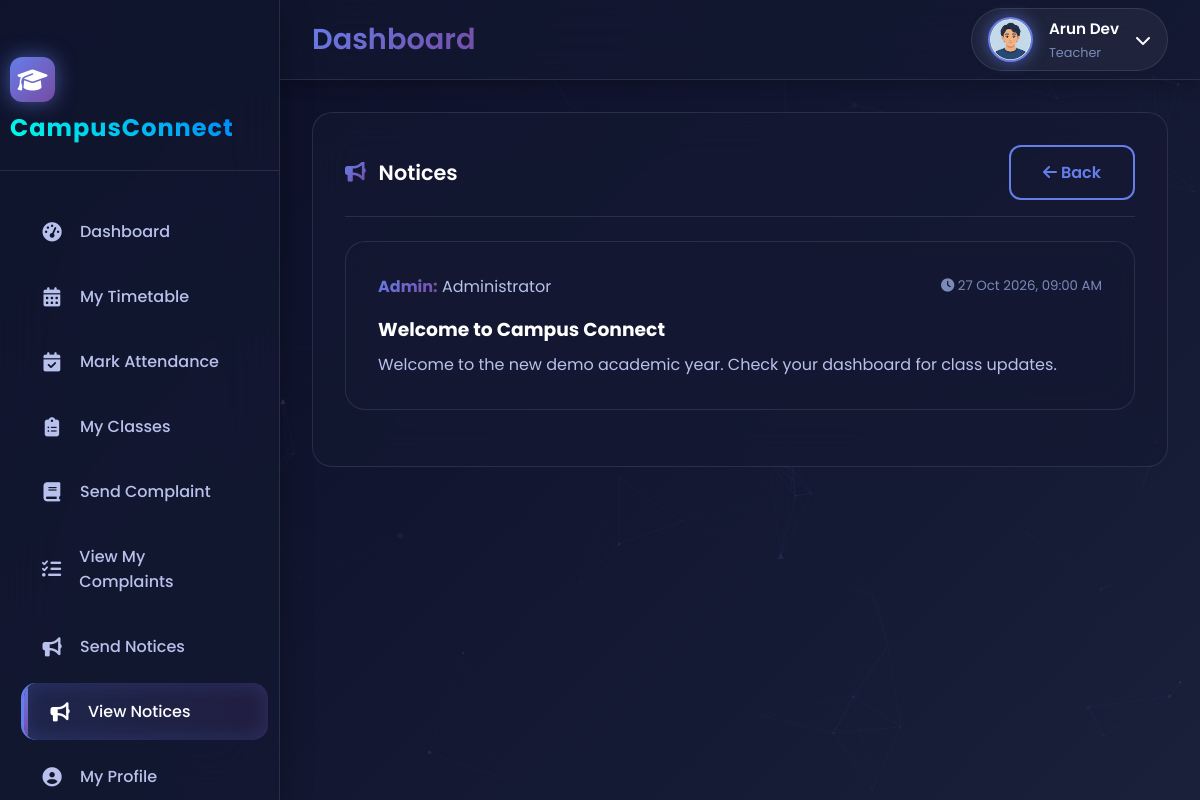
/Teacher/TeacherViewNotice.php (signed in), run on the app's committed database.
### tables this page shows
CREATE TABLE `tbl_teacher` (
  `teacher_id` int(11) NOT NULL,
  `department_id` int(11) NOT NULL,
  `designation_id` int(11) NOT NULL,
  `teacher_name` varchar(100) NOT NULL,
  `teacher_gender` enum('Male','Female','Other') NOT NULL,
  `teacher_address` text NOT NULL,
  `teacher_contact` varchar(15) NOT NULL,
  `teacher_email` varchar(100) NOT NULL,
  `teacher_password` varchar(255) NOT NULL,
  `teacher_photo` varchar(255) DEFAULT NULL
);

CREATE TABLE `tbl_notice` (
  `notice_id` int(11) NOT NULL,
  `sender_type` enum('Admin','HOD','Teacher') NOT NULL,
  `sender_id` int(11) NOT NULL,
  `target_type` enum('AllUsers','AllTeachers','AllHODs','DepartmentUsers','DepartmentTeachers','DepartmentAll','ClassStudents') NOT NULL,
  `department_id` int(11) DEFAULT NULL,
  `class_id` int(11) DEFAULT NULL,
  `title` varchar(200) NOT NULL,
  `content` text DEFAULT NULL,
  `file_name` varchar(255) DEFAULT NULL,
  `file_path` varchar(255) DEFAULT NULL,
  `notice_date` datetime DEFAULT current_timestamp()
);

### Teacher/TeacherViewNotice.php (the view, shortened to what this page needs)
<?php
include("../Includes/TeacherHeader.php");
$teacher_id = (int)$_SESSION['teacher_id'];
$department_id = (int)$_SESSION['department_id'];
$class_id = $_SESSION['class_id'] ?? 0;
$qry = "
SELECT n.*,
       CASE n.sender_type
            WHEN 'Admin' THEN 'Administrator'
            WHEN 'HOD' THEN (SELECT teacher_name FROM tbl_teacher WHERE teacher_id = n.sender_id)
            WHEN 'Teacher' THEN (SELECT teacher_name FROM tbl_teacher WHERE teacher_id = n.sender_id)
            ELSE 'Unknown'
       END AS sender_name
FROM tbl_notice n
WHERE
    n.target_type IN ('AllUsers','AllTeachers')
    OR (n.department_id = ? AND n.target_type IN ('DepartmentUsers','DepartmentTeachers','DepartmentAll'))
    OR (n.class_id = ? AND n.target_type = 'ClassStudents')
    OR (n.sender_type = 'Teacher' AND n.sender_id = ?)
ORDER BY n.notice_date DESC
";
$stmt = $con->prepare($qry);
$stmt->bind_param("iii", $department_id, $class_id, $teacher_id);
$stmt->execute();
$res = $stmt->get_result();
?>
<div class="main-content">
  <div class="glass-card slide-up">
      <div class="card-header">
          <h3 class="card-title"><i class="fas fa-bullhorn"></i> Notices</h3>
          <a href="TeacherHome.php" class="btn-outline"><i class="fas fa-arrow-left"></i> Back</a>
      </div>
      <?php
      if($res->num_rows > 0){
          echo '<div class="notice-list">';
          while($row = $res->fetch_assoc()){
              $senderType = htmlspecialchars($row['sender_type']);
              $senderName = htmlspecialchars($row['sender_name'] ?? 'Unknown');
              $title = htmlspecialchars($row['title']);
              $content = nl2br(htmlspecialchars($row['content']));
              $noticeDate = date("d M Y, h:i A", strtotime($row['notice_date']));
      ?>
          <div class="glass-card fade-in mb-3 notice-card">
              <div class="d-flex justify-between align-center mb-2">
                  <div>
                      <strong class="text-gradient"><?= $senderType ?>:</strong>
                      <span style="color:var(--text-secondary)"><?= $senderName ?></span>
                  </div>
                  <small style="color:var(--text-muted);"><i class="fas fa-clock"></i> <?= $noticeDate ?></small>
              </div>
              <h3 style="margin-bottom:0.5rem;"><?= $title ?></h3>
              <p style="color:var(--text-secondary);"><?= $content ?></p>
          </div>
      <?php
          }
          echo '</div>';
      }
      ?>
  </div>
</div>
</body>
</html>

### Includes/TeacherHeader.php (shortened to what this page needs)
<?php
$user_name  = 'Teacher';
$user_role  = 'Teacher';
$photo_path = "../Assets/Files/Teacher/default.png";
if(isset($_SESSION['teacher_id'])) {
    $uid = $_SESSION['teacher_id'];
    $qry = "SELECT teacher_name AS name, teacher_photo AS photo
            FROM tbl_teacher WHERE teacher_id='$uid'";
    $res = $con->query($qry);
    if($res && $row = $res->fetch_assoc()) {
        $user_name = $row['name'];
        $photo     = $row['photo'] ?: 'default.png';
        $photo_path = "../Assets/Files/Teacher/" . $photo;
    }
}
?>
<!DOCTYPE html>
<html lang="en">
<head>
<link rel="stylesheet" href="https://cdnjs.cloudflare.com/ajax/libs/font-awesome/6.4.0/css/all.min.css">
<link rel="stylesheet" href="../Assets/CSS/universal.css">
</head>
<body>
<div class="animated-gradient-bg"></div>
<div id="particles-background"></div>
<header class="main-header">
    <div class="header-left">
        <div class="header-title">
            <h1><?php echo $page_title ?? 'Dashboard'; ?></h1>
        </div>
    </div>
    <div class="header-right">
        <div class="user-profile" id="profileTrigger">
            <img src="<?php echo htmlspecialchars($photo_path); ?>" class="user-avatar">
            <div class="user-info">
                <h4><?php echo htmlspecialchars($user_name); ?></h4>
                <p><?php echo htmlspecialchars($user_role); ?></p>
            </div>
            <i class="fas fa-chevron-down"></i>
        </div>
    </div>
</header>
</body>
</html>

### Assets/CSS/universal.css (style rules this page uses)
:root { --gradient-1: #667eea; --gradient-2: #764ba2; --gradient-3: #f093fb; --primary-bg: #0a0e27; --secondary-bg: #151932; --card-bg: rgba(21, 25, 50, 0.7); --glass-bg: rgba(21, 25, 50, 0.6); --hover-bg: rgba(102, 126, 234, 0.1); --text-primary: #ffffff; --text-secondary: #b8c1ec; --text-muted: #7b8ab8; --border-glass: rgba(255, 255, 255, 0.1); --glow-primary: rgba(102, 126, 234, 0.6); --glow-secondary: rgba(118, 75, 162, 0.6); --shadow-sm: 0 5px 15px rgba(0, 0, 0, 0.2); --shadow-md: 0 10px 30px rgba(0, 0, 0, 0.3); --shadow-lg: 0 20px 60px rgba(0, 0, 0, 0.4); --success: #10b981; --warning: #f59e0b; --error: #ef4444; --info: #3b82f6; --transition-fast: 0.2s ease; --transition-normal: 0.3s ease; --transition-slow: 0.5s ease; --transition-bounce: cubic-bezier(0.68, -0.55, 0.265, 1.55); }
* { margin: 0; padding: 0; box-sizing: border-box; }
body { font-family: 'Poppins', sans-serif; background: var(--primary-bg); color: var(--text-primary); overflow-x: hidden; transition: background var(--transition-normal), color var(--transition-normal); }
a { text-decoration: none; color: inherit; }
#particles-background { position: fixed; top: 0; left: 0; width: 100%; height: 100%; z-index: -1; opacity: 0.4; }
.animated-gradient-bg { position: fixed; top: 0; left: 0; width: 100%; height: 100%; z-index: -2; background: linear-gradient(135deg, var(--primary-bg) 0%, #1a1f3a 25%, #2a1a40 50%, #1a1f3a 75%, var(--primary-bg) 100%); background-size: 400% 400%; animation: gradientShift 15s ease infinite; }
.main-header { position: fixed; top: 0; left: 280px; right: 0; height: 80px; background: var(--glass-bg); backdrop-filter: blur(30px); border-bottom: 1px solid var(--border-glass); display: flex; align-items: center; justify-content: space-between; padding: 0 2rem; z-index: 999; transition: all var(--transition-normal); box-shadow: var(--shadow-sm); }
.header-left { display: flex; align-items: center; gap: 1.5rem; }
.header-title h1 { font-size: 1.8rem; font-weight: 600; background: linear-gradient(135deg, var(--gradient-1), var(--gradient-2)); -webkit-background-clip: text; -webkit-text-fill-color: transparent; }
.header-right { display: flex; align-items: center; gap: 2rem; }
.user-profile { display: flex; align-items: center; gap: 1rem; padding: 0.5rem 1rem; background: rgba(255, 255, 255, 0.05); border: 1px solid var(--border-glass); border-radius: 50px; cursor: pointer; transition: all var(--transition-normal); }
.user-avatar { width: 45px; height: 45px; border-radius: 50%; border: 2px solid var(--gradient-1); overflow: hidden; box-shadow: 0 0 15px var(--glow-primary); }
.user-info h4 { font-size: 0.95rem; font-weight: 600; margin-bottom: 0.2rem; }
.user-info p { font-size: 0.8rem; color: var(--text-muted); }
.main-content { margin-left: 280px; margin-top: 80px; padding: 2rem; min-height: calc(100vh - 80px); transition: margin-left var(--transition-normal); }
.glass-card { background: var(--card-bg); backdrop-filter: blur(20px); border: 1px solid var(--border-glass); border-radius: 20px; padding: 2rem; margin-bottom: 2rem; transition: all var(--transition-normal); animation: fadeInUp 0.6s ease; }
.card-header { display: flex; justify-content: space-between; align-items: center; margin-bottom: 1.5rem; padding-bottom: 1rem; border-bottom: 1px solid var(--border-glass); }
.card-title { font-size: 1.3rem; font-weight: 600; display: flex; align-items: center; gap: 0.8rem; }
.card-title i { background: linear-gradient(135deg, var(--gradient-1), var(--gradient-2)); -webkit-background-clip: text; -webkit-text-fill-color: transparent; }
.btn-outline { padding: 0.8rem 2rem; background: transparent; border: 2px solid var(--gradient-1); border-radius: 12px; color: var(--gradient-1); font-weight: 600; cursor: pointer; transition: all var(--transition-normal); }
.text-gradient { background: linear-gradient(135deg, var(--gradient-1), var(--gradient-2)); -webkit-background-clip: text; -webkit-text-fill-color: transparent; }
.mb-2 { margin-bottom: 1rem; }
.mb-3 { margin-bottom: 1.5rem; }
.d-flex { display: flex; }
.align-center { align-items: center; }
.justify-between { justify-content: space-between; }
.fade-in { animation: fadeIn 0.5s ease; }
.slide-up { animation: fadeInUp 0.6s ease; }

### Teacher/TeacherViewNotice.php (style rules this page uses)
.notice-list { display: flex; flex-direction: column; gap: 1.5rem; }
.notice-card { transition: all 0.3s ease; }

### data on the page
tbl_teacher: teacher_name "Arun Dev"
tbl_notice: sender_type "Admin", senderName "Administrator", notice_date "27 Oct 2026, 09:00 AM", title "Welcome to Campus Connect", content "Welcome to the new demo academic year. Check your dashboard for class updates."

### other printed values
$page_title "Dashboard"
$user_role "Teacher"
$item['label'] "Dashboard"
$item['label'] "My Timetable"
$item['label'] "Mark Attendance"
$item['label'] "My Classes"
$item['label'] "Send Complaint"
$item['label'] "View My Complaints"
$item['label'] "Send Notices"
$item['label'] "View Notices"
$item['label'] "My Profile"
